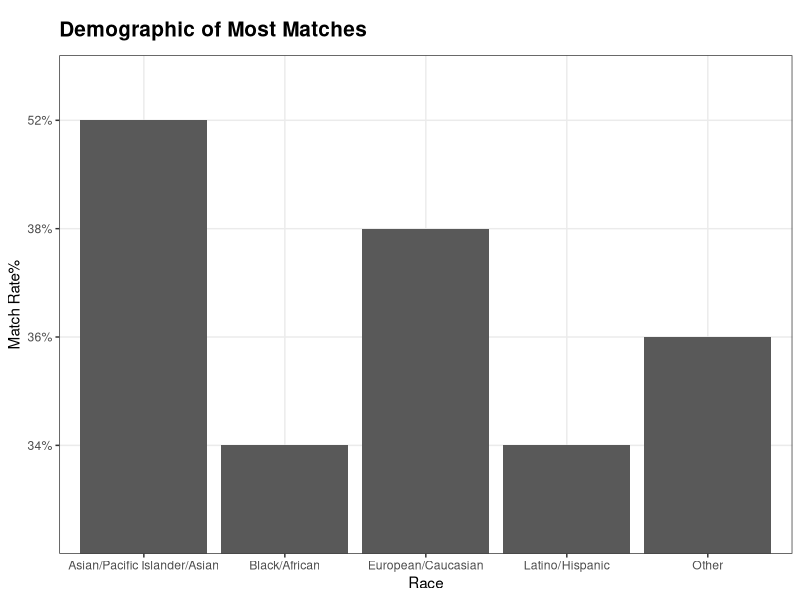
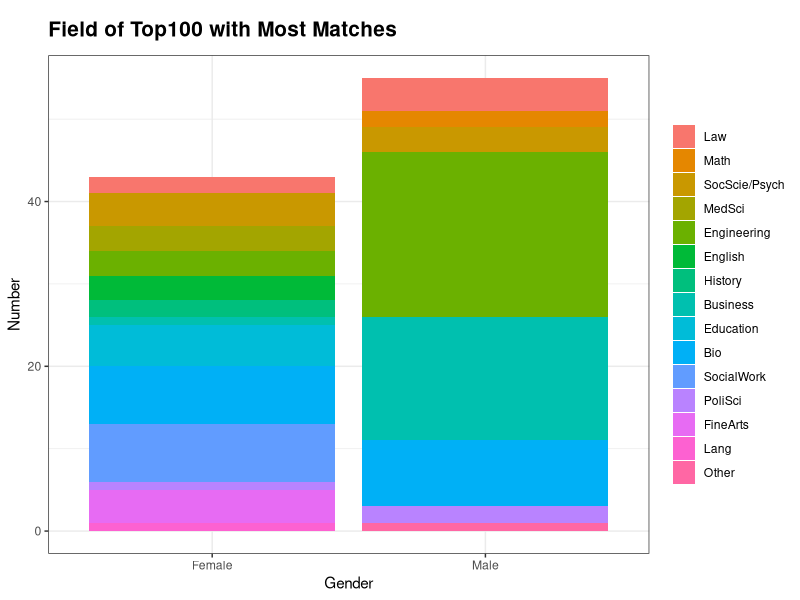
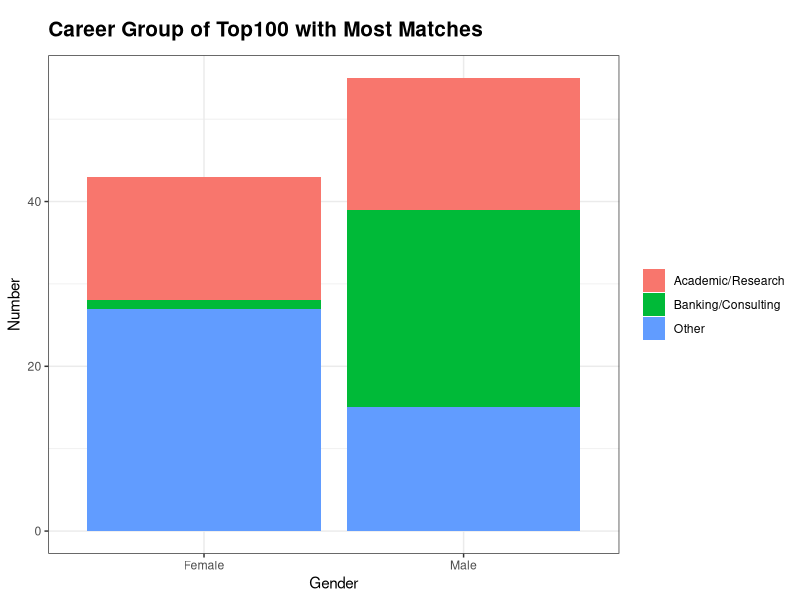
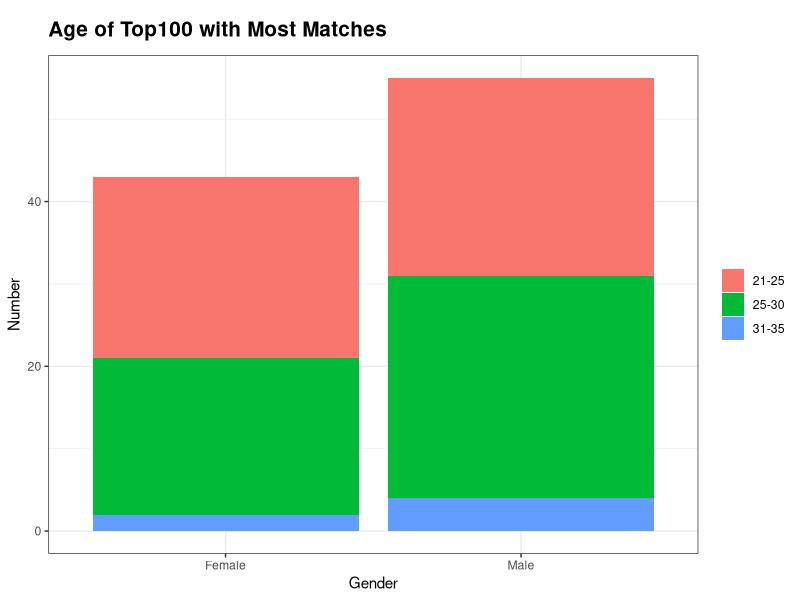
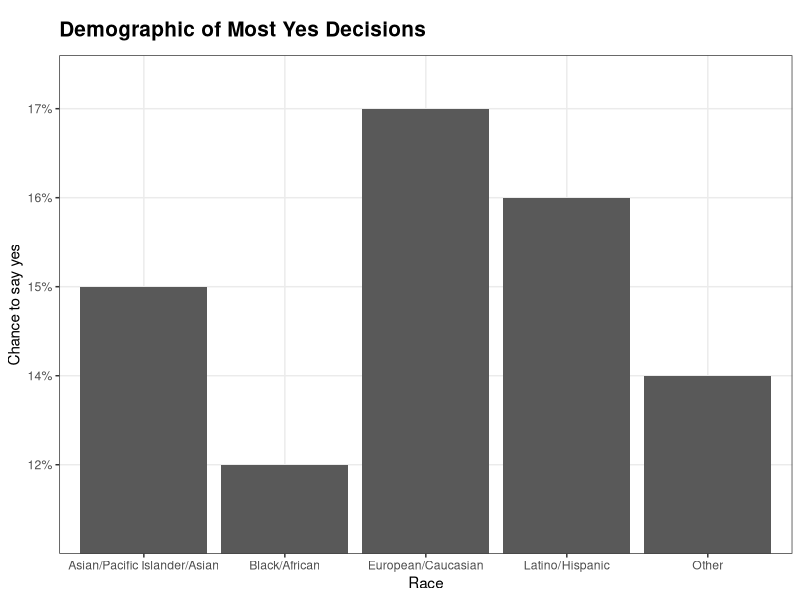
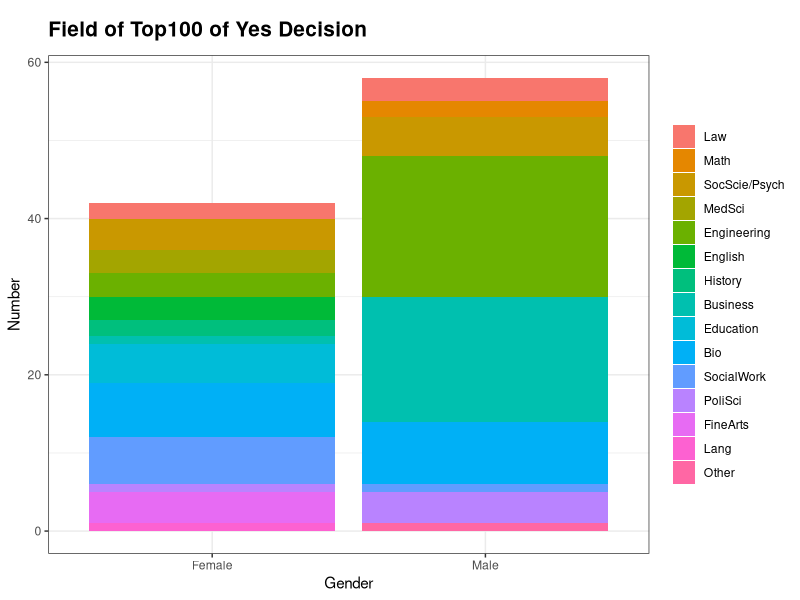
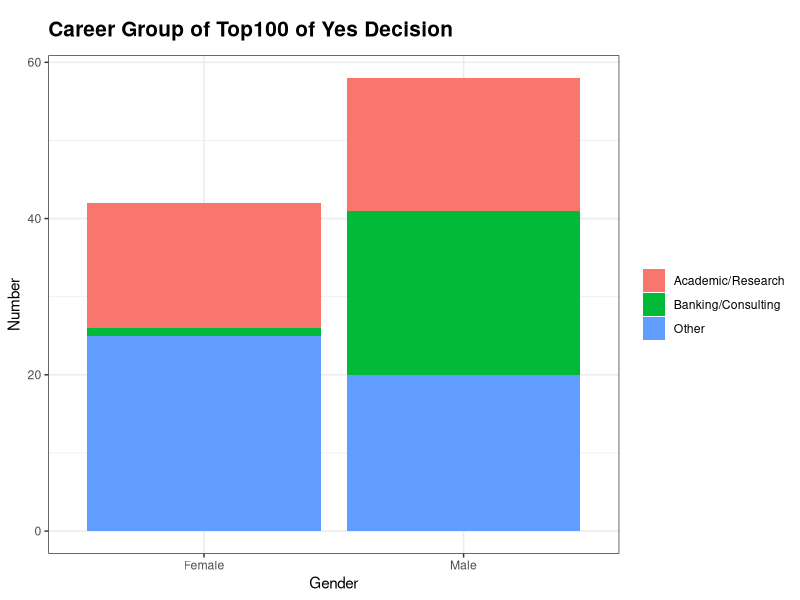
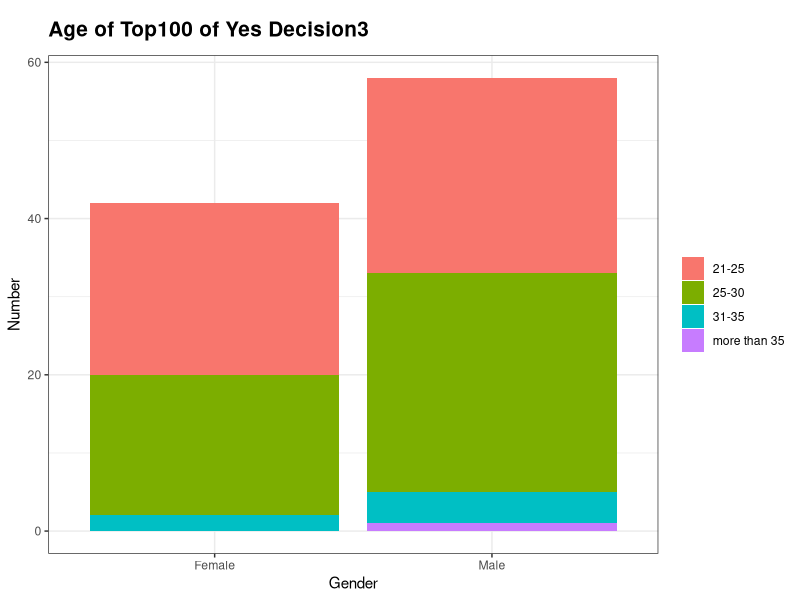

These charts were generated, in order, by the following R code:
## ---- chunk 1
knitr::opts_chunk$set(echo = TRUE)
## ---- chunk 2

speed <- read.csv("Speed Dating Data.csv")
speed$gender <- as.factor(speed$gender)
#speed$match <- as.factor(speed$match)
speed$field_cd <- as.factor(speed$field_cd)
levels(speed$field_cd) <- c("Law","Math","SocScie/Psych", "MedSci", "Engineering", "English", "History", "Business", "Education", "Bio","SocialWork","Undergrad", "PoliSci", "Film","FineArts","Lang","Architecture","Other")
speed$race <- as.factor(speed$race)
speed$date <- as.factor(speed$date)
levels(speed$date) <- c("SVRL/Week","2/Week","1/Week","2/Month", "1/Month", "SVRL/Year", "AlmostNever")
speed$go_out <- as.factor(speed$go_out)
levels(speed$go_out) <- c("SVRL/Week","2/Week","1/Week","2/Month", "1/Month", "SVRL/Year", "AlmostNever")
speed$group <- ifelse(speed$career_c == 2, 1, ifelse(speed$career_c == 7, 2, 3))
speed$group <- as.factor(speed$group)
levels(speed$group) <- c("Academic/Research", "Banking/Consulting", "Other")

speed$career_c <-as.factor(speed$career_c)
levels(speed$career_c) <- c("Lawyer","Academic/Research","Psychologist","DocMed", "Engineer", "Entertainment", "Banking/Consulting", "RealEstate","IntlAffairs","Undecided","SocialWork","SpeechPath","Politics", "ProSports", "Other", "Journalism", "Architecture")
speed$race_o <-as.factor(speed$race_o) 
speed$samerace <- as.factor(speed$samerace)


sd2 <- speed[ , c(
    "iid", 
    "gender", 
    "pid", 
    "match",
    "dec",
    "int_corr", 
    "samerace", 
    "age_o", 
    "race_o",
    "dec_o",
    "age", 
    "field_cd", 
    "race", 
    "imprace", 
    "imprelig", 
    "date", 
    "go_out",
    "sports",
    "tvsports",
    "exercise",
    "dining",
    "museums",
    "art",
    "hiking",
    "gaming",
    "clubbing",
    "reading",
    "tv",
    "theater",
    "movies",
    "concerts",
    "music",
    "shopping",
    "yoga",
    "attr1_1",
    "sinc1_1",
    "intel1_1",
    "fun1_1",
    "amb1_1",
    "shar1_1",
    "attr2_1",
    "sinc2_1",
    "intel2_1",
    "fun2_1",
    "amb2_1",
    "shar2_1",
    "group",
    "wave")]

waveNum <- which(colnames(sd2)=="wave")
sd2 <- subset(sd2, sd2[ , waveNum] > 9 | sd2[ , waveNum] < 6)

sd2 <- sd2[, -45] #Remove wave numbers

sdrandom <- sd2[sample(nrow(sd2), nrow(sd2)),] #Get a random sample since the data is organized by participant

sdclean <- na.omit(sdrandom) #Remove rows with NA values to create a "clean" set

sdclean$gender <- factor(x=sdclean$gender, levels = c(0,1), labels = c("Female","Male"))
sdclean$race <-factor(x=sdclean$race, levels = c(1,2,3,4,5,6), labels = c("Black/African American","European/Caucasian-American","Latino/Hispanic American","Asian/Pacific Islander/Asian-American","Native American","Other"))
sdclean$race_o <- factor(x=sdclean$race_o, levels =c(1,2,3,4,5,6), labels = c("Black/African American","European/Caucasian-American","Latino/Hispanic American","Asian/Pacific Islander/Asian-American","Native American","Other"))
## ---- chunk 3
library(ggplot2)
library (magrittr)
library(dplyr)
library(scales)

match_freq <- aggregate(match ~ pid, function(x) sum(duplicated(x)), data=sdclean)
top_match <- match_freq[with(match_freq, order(-match_freq$match)),][1:100,]

for (i in 1:nrow(sdclean)) {
     if (sdclean$iid[i] %in% top_match$pid)
       {
         sdclean$top[i] <- T
     }
     else {sdclean$top[i] <- F}
 }

top_subset <- subset(sdclean,sdclean$top == T)

# Remove duplicated information of same person
top_subset <- top_subset[!duplicated(top_subset$iid), ]
## ---- chunk 4
BA <- subset(sdclean,sdclean$race == "Black/African American")
BAiid <- length(unique(BA$iid))
BAmatch <- nrow(BA[BA$match == "1",])
BApercent <- percent(BAiid/BAmatch)

EC <- subset(sdclean,sdclean$race == "European/Caucasian-American")
ECiid <- length(unique(EC$iid))
ECmatch <- nrow(EC[EC$match == "1",])
ECpercent <- percent(ECiid/ECmatch)

LH <- subset(sdclean,sdclean$race == "Latino/Hispanic American")
LHiid <- length(unique(LH$iid))
LHmatch <- nrow(LH[LH$match == "1",])
LHpercent <- percent(LHiid/LHmatch)

AP <- subset(sdclean,sdclean$race == "Asian/Pacific Islander/Asian-American")
APiid <- length(unique(AP$iid))
APmatch <- nrow(AP[AP$match == "1",])
APpercent <- percent(APiid/APmatch)

O <- subset(sdclean,sdclean$race == "Other")
Oiid <- length(unique(O$iid))
Omatch <- nrow(O[O$match == "1",])
Opercent <- percent(Oiid/Omatch)

race <- data.frame("Race" = c("Black/African","European/Caucasian","Latino/Hispanic","Asian/Pacific Islander/Asian","Other"), "MatchRate" = c(BApercent,ECpercent,LHpercent,APpercent,Opercent))
  
ggplot(race, aes(x=factor(Race), y= MatchRate )) + 
    geom_bar(stat="identity") + theme_bw() + ggtitle("Demographic of Most Matches") + labs(x="Race",y="Match Rate%")+theme(plot.title = element_text(size=15, face="bold", margin = margin(10, 0, 10, 0)))+theme(legend.title=element_blank())
## ---- chunk 5
top_field <- top_subset %>% group_by(gender, field_cd) %>% summarise(Count = n())

ggplot(top_field, aes(x=factor(gender), y=Count, fill=factor(field_cd))) + 
    geom_bar(stat="identity") + theme_bw() + ggtitle("Field of Top100 with Most Matches") +theme(plot.title = element_text(size=15, face="bold", 
    margin = margin(10, 0, 10, 0))) +labs(x="Gender", y="Number")+theme(legend.title=element_blank())
## ---- chunk 6
top_group <- top_subset %>% group_by(gender, group) %>% summarise(Count = n())
ggplot(top_group, aes(x=factor(gender), y=Count, fill=factor(group))) + 
    geom_bar(stat="identity") + theme_bw() + ggtitle("Career Group of Top100 with Most Matches") +theme(plot.title = element_text(size=15, face="bold", 
    margin = margin(10, 0, 10, 0))) +labs(x="Gender", y="Number")+theme(legend.title=element_blank())
## ---- chunk 7
top_subset$range <- ifelse(top_subset$age < 21, "20 or less",
                     ifelse(top_subset$age < 26 & top_subset$age > 20, "21-25",
                            ifelse(top_subset$age < 31 & top_subset$age > 25, "25-30", 
                                   ifelse(top_subset$age < 36 & top_subset$age > 30, "31-35", "more than 35"))))
top_age <- top_subset %>% group_by(gender, range) %>% summarise(Count = n())
ggplot(top_age, aes(x=factor(gender), y=Count, fill=factor(range))) + 
    geom_bar(stat="identity") + theme_bw() + ggtitle("Age of Top100 with Most Matches") +theme(plot.title = element_text(size=15, face="bold", 
    margin = margin(10, 0, 10, 0))) +labs(x="Gender", y="Number")+theme(legend.title=element_blank())
## ---- chunk 8

yes_freq <- aggregate(dec ~ iid, function(x) sum(duplicated(x)), data=sdclean)
top_yes <- yes_freq[with(yes_freq, order(-yes_freq$dec)),][1:100,]

for (i in 1:nrow(sdclean)) {
     if (sdclean$iid[i] %in% top_yes$iid)
       {
         sdclean$yes[i] <- T
     }
     else {sdclean$yes[i] <- F}
 }

yes_subset <- subset(sdclean,sdclean$yes == T)

# Remove duplicated information of same person
yes_subset <- yes_subset[!duplicated(yes_subset$iid), ]
## ---- chunk 9
BAyes <- percent(BAiid/nrow(BA[BA$dec == "1",]))
ECyes <- percent(ECiid/nrow(EC[EC$dec == "1",]))
LHyes <- percent(LHiid/nrow(LH[LH$dec == "1",]))
APyes <- percent(APiid/nrow(AP[AP$dec == "1",]))
Oyes <- percent(Oiid/nrow(O[O$dec == "1",]))

yes <- data.frame("Race" = c("Black/African","European/Caucasian","Latino/Hispanic","Asian/Pacific Islander/Asian","Other"), "YesRate" = c(BAyes,ECyes,LHyes,APyes,Oyes))
  
ggplot(yes, aes(x=factor(Race), y= YesRate )) + 
    geom_bar(stat="identity") + theme_bw() + ggtitle("Demographic of Most Yes Decisions") + labs(x="Race",y="Chance to say yes")+theme(plot.title = element_text(size=15, face="bold", margin = margin(10, 0, 10, 0)))+theme(legend.title=element_blank())

## ---- chunk 10
yes_field <- yes_subset %>% group_by(gender, field_cd) %>% summarise(Count = n())
ggplot(yes_field, aes(x=factor(gender), y=Count, fill=factor(field_cd))) + 
    geom_bar(stat="identity") + theme_bw() + ggtitle("Field of Top100 of Yes Decision") +theme(plot.title = element_text(size=15, face="bold", 
    margin = margin(10, 0, 10, 0))) +labs(x="Gender", y="Number")+theme(legend.title=element_blank())
## ---- chunk 11
yes_group <- yes_subset %>% group_by(gender, group) %>% summarise(Count = n())
ggplot(yes_group, aes(x=factor(gender), y=Count, fill=factor(group))) + 
    geom_bar(stat="identity") + theme_bw() + ggtitle("Career Group of Top100 of Yes Decision") +theme(plot.title = element_text(size=15, face="bold", 
    margin = margin(10, 0, 10, 0))) +labs(x="Gender", y="Number")+theme(legend.title=element_blank())
## ---- chunk 12
yes_subset$range <- ifelse(yes_subset$age < 21, "20 or less",
                     ifelse(yes_subset$age < 26 & yes_subset$age > 20, "21-25",
                            ifelse(yes_subset$age < 31 & yes_subset$age > 25, "25-30", 
                                   ifelse(yes_subset$age < 36 & yes_subset$age > 30, "31-35", "more than 35"))))
yes_age <- yes_subset %>% group_by(gender, range) %>% summarise(Count = n())
ggplot(yes_age, aes(x=factor(gender), y=Count, fill=factor(range))) + 
    geom_bar(stat="identity") + theme_bw() + ggtitle("Age of Top100 of Yes Decision3") +theme(plot.title = element_text(size=15, face="bold", 
    margin = margin(10, 0, 10, 0))) +labs(x="Gender", y="Number")+theme(legend.title=element_blank())
